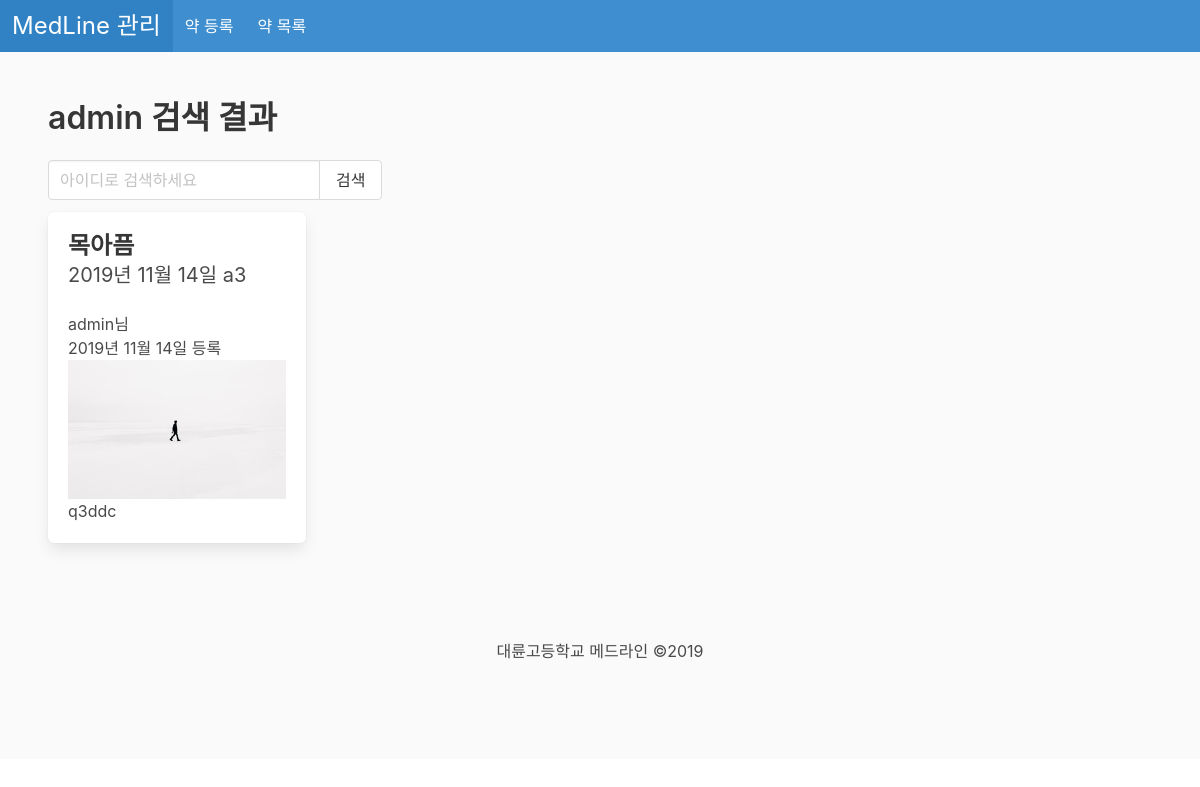
The app's page /medicalhub/search-by-username/admin (signed in), older data.
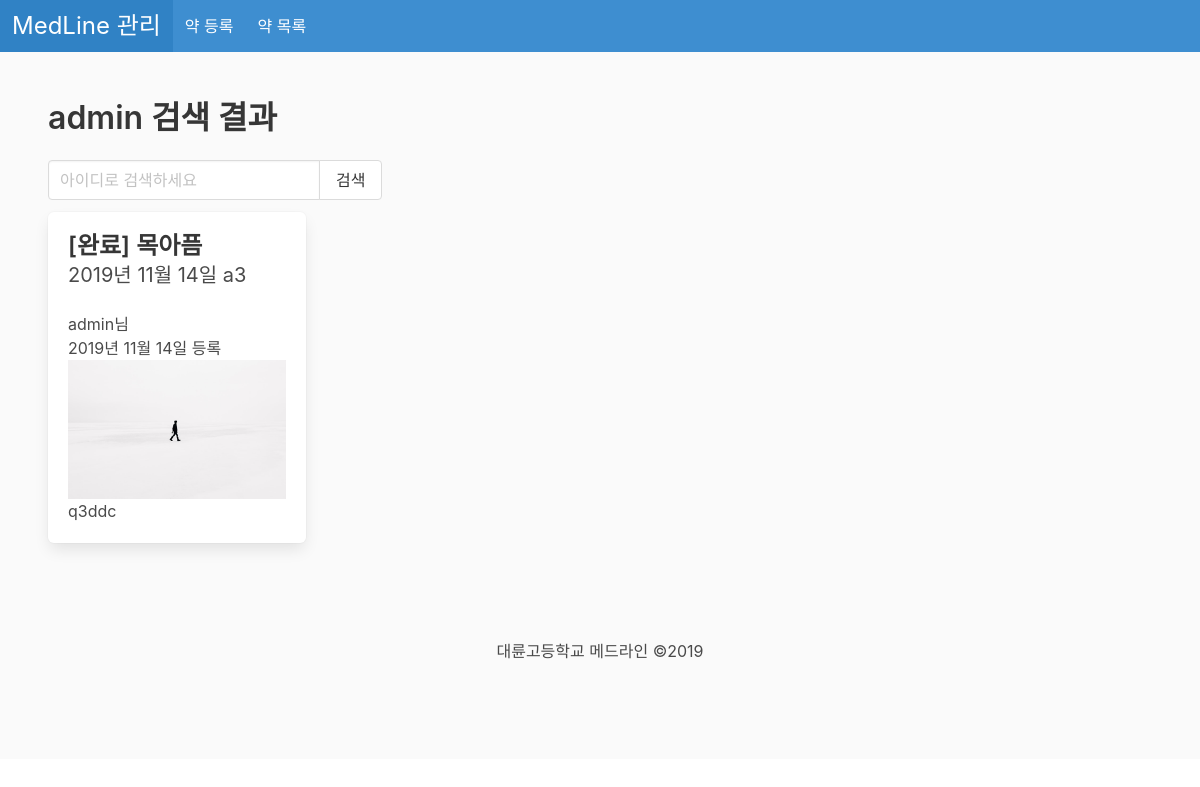
The same page, newer data.
### medline/models.py (models this page shows, shortened)
class consult(models.Model):
    symptoms_choices = [
        ('a1', '복통'),
        ('a2', '외상'),
        ('a3', '두통'),
        ('a4', '어지로움'),
    ]
    reservetime_choices = [
        ('bf', '아침시간'),
        ('a1', '1교시 후'),  # after 1, 2, ...
        ('a2', '2교시 후'),
        ('a3', '3교시 후'),
        ('a4', '4교시 후'),
        ('a5', '5교시 후'),
        ('lu', '점심시간'),
       ('a6', '6교시 후'),
        ('a7', '7교시 후'),
    ]
    user = models.ForeignKey(users.CustomUser, on_delete=models.CASCADE)
    title = models.CharField(max_length=50, default='', blank=False)
    message = models.TextField(blank=False)
    added_datetime = models.DateTimeField(auto_now_add=True, blank=False)
    reserve_date = models.DateField(blank=False, default=timezone.now)
    reserve_time = models.CharField(blank=False, choices=reservetime_choices, default='a1', max_length=2)
    image = models.ImageField(upload_to="consult_image", blank=True, default="consult_image/notfound.png")
    symptoms = MultiSelectField(choices=symptoms_choices, blank=True, max_length=300)
    is_finished = models.BooleanField(default=False)
    @property
    def shortened_message(self):
        limit = 30
        if len(self.message) <= limit:
            return self.message
        return self.message[0:limit] + '...'

### users/models.py (models this page shows)
class CustomUser(AbstractUser):
    grade_choices = [
        ('1', '고1'),
        ('2', '고2'),
        ('3', '고3'),
    ]
    division_choices = [
        ('1', '1반'),
        ('2', '2반'),
        ('3', '3반'),
        ('4', '4반'),
        ('5', '5반'),
        ('6', '6반'),
        ('7', '7반'),
        ('8', '8반'),
        ('9', '9반'),
        ('10', '10반'),
        ('11', '11반'),
        ('12', '12반'),
        ('13', '13반'),
        ('14', '14반'),
    ]
    name = models.CharField(max_length=30, blank=False, default='')
    barcode = models.CharField(max_length=50)
    grade = models.CharField(max_length=2, choices=grade_choices, blank=False, default='1')
    division = models.CharField(max_length=2, choices=division_choices, blank=False, default='1')
    studentno = models.SmallIntegerField(default=1)

### medicalhub/views.py (the view)
# urls.py: path('medicalhub/search-by-username/<str:username>', medicalhub.search_by_username, name='search_by_username'),
def search_by_username(request, username):
    name = username + ' 검색 결과'
    no_matching_user = False
    user = None
    try:
        user = CustomUser.objects.get(username=username)
    except ObjectDoesNotExist:
        no_matching_user = True
    consulthistory = consult.objects.filter(user=user).order_by('reserve_date')
    if not request.user.is_superuser:
        messages.error(request, "권한이 없습니다")
        return redirect('home')
    return render(request, 'medicalhub/search-by-username.html', {'title': name, 'history': consulthistory, 'no_matching_user': no_matching_user})

### templates/medicalhub/search-by-username.html (shortened to what this page needs)
{% extends 'medicalhub/base.html' %}
{% block body %}
<section class="section has-background-white-bis">
    <h1 class="title ">{{ title }}</h1>
    <div class="field has-addons">
        <div class="control">
            <input class="input" placeholder="아이디로 검색하세요" id="username_search_field">
        </div>
        <div class="control">
            <button onclick="location.href = '/medicalhub/search-by-username/' + document.getElementById('username_search_field').value;" class="float-right button submit-button" >검색</button>
        </div>
    </div>
    {% if no_matching_user %}
    <div class="hero-body has-text-centered">
        <h2 class="subtitle">검색하신 사용자가 존재하지 않습니다.</h2>
    </div>
    {% else %}
        <div class="columns is-multiline">
        {% if history.count != 0 %}
        {% load static %}
            {% for x in history %}
                <div class="column is-one-quarter">
                    <a href="/medicalhub/details/{{ x.pk }}">
                        <div class="box">
                            <div class="container">
                                <h2 class="title is-size-4">{% if x.is_finished %}[완료] {% endif %}{{ x.title }}</h2>
                                <h2 class="subtitle has-text-grey-dark is-size-5">{{ x.reserve_date |date:"Y년 n월 j일" }} {{ x.reserve_time }}</h2>
                                <p>{{ x.user.username }}님</br>{{ x.added_datetime|date:"Y년 n월 j일 등록" }}</p>
                            </div>
                            <figure class="image">
                                <img src="{{ x.image.url }}">
                            </figure>
                            <p class="content">{{ x.shortened_message }}</p>
                        </div>
                    </a>
                </div>
            {% endfor %}
        {% else %}
            <div class="hero-body has-text-centered">
                <h2 class="subtitle">사용자는 존재하지만 상담한 기록이 없습니다.</h2>
            </div>
        {% endif %}
        </div>
    {% endif %}
</section>
{% endblock %}

Row changes from the older to the newer data that the page shows:
changed consult "목아픔": now shows "[완료]"
